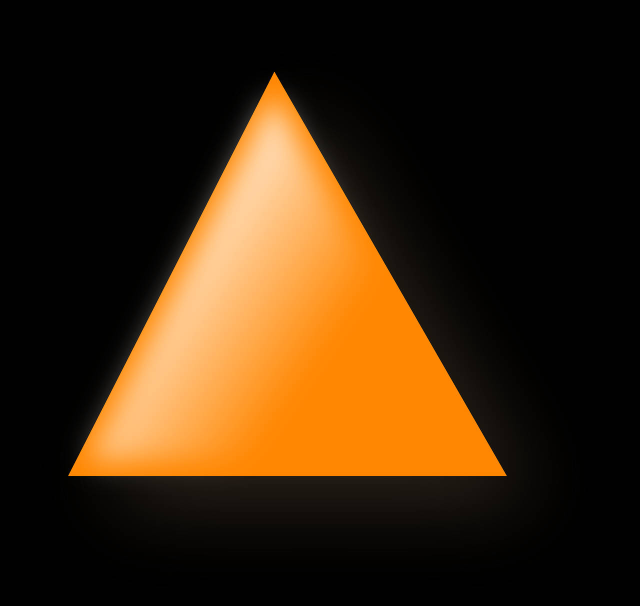
#> input picture 04_Color_Channels/shape_images/triangle.jpg, 1280 x 1211 px, found by its file name (shown at 1/2 size)
$ python shapedetector.py
#> lines starting #> are read from the running program, lines starting #| are printed output that depends on the picture; after the words box and inside, x2 and y2 are one past the last pixel; in counts of white or black regions, pixels touching at a corner belong together
import cv2


image = cv2.imread("04_Color_Channels/shape_images/triangle.jpg")
#> image is the input picture: shape (1211, 1280, 3); mean B, G, R 14.9, 39.6, 61.7

image = cv2.resize(image, (300,300))
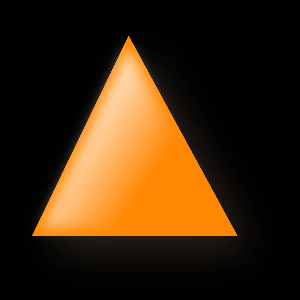
#> image: shape (300, 300, 3); mean B, G, R 14.9, 39.6, 61.8

gray = cv2.cvtColor(image, cv2.COLOR_BGR2GRAY)
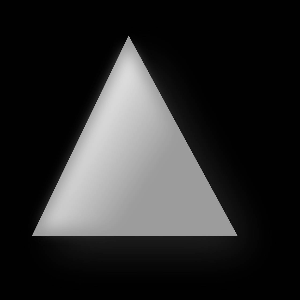
#> gray: shape (300, 300); min 0, max 219, mean 43.5

_, binary = cv2.threshold(gray, 127, 255, cv2.THRESH_BINARY)
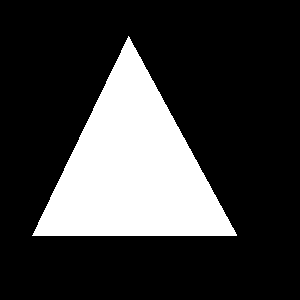
#> binary: shape (300, 300); 22.9% white; 1 white region


contours, _ = cv2.findContours(
    binary,
    cv2.RETR_EXTERNAL,
    cv2.CHAIN_APPROX_SIMPLE
)
#> contours = 1 contour; box (x1, y1, x2, y2) and area: (32, 36, 237, 236) 20297

print("Number of contours:", len(contours))
#| Number of contours: 1


output = image.copy()

cv2.drawContours(output, contours, -1, (0, 255, 0), 2)
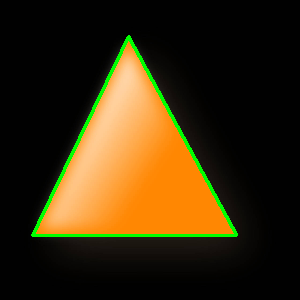
#> output: shape (300, 300, 3); 2.45% of pixels changed, all inside (x1, y1, x2, y2) = (31, 35, 238, 237)


cv2.imshow("Gray", gray)

cv2.imshow("Original", image)

cv2.imshow("Binary", binary)

cv2.imshow("Contours", output)


cv2.waitKey(0)
cv2.destroyAllWindows()
